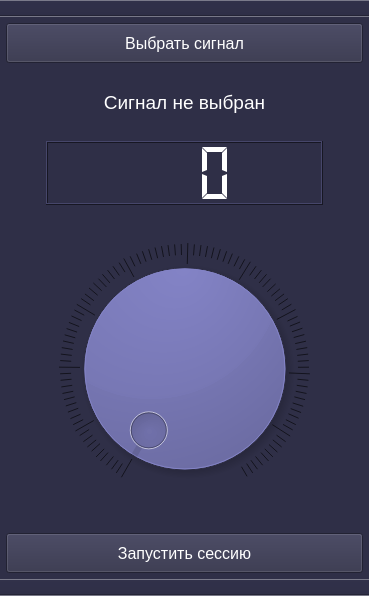
<?xml version="1.0" encoding="UTF-8"?>
<ui version="4.0">
 <class>MainWindow</class>
 <widget class="QMainWindow" name="MainWindow">
  <property name="geometry">
   <rect>
    <x>0</x>
    <y>0</y>
    <width>369</width>
    <height>596</height>
   </rect>
  </property>
  <property name="palette">
   <palette>
    <active>
     <colorrole role="WindowText">
      <brush brushstyle="SolidPattern">
       <color alpha="255">
        <red>255</red>
        <green>255</green>
        <blue>255</blue>
       </color>
      </brush>
     </colorrole>
     <colorrole role="Button">
      <brush brushstyle="SolidPattern">
       <color alpha="255">
        <red>47</red>
        <green>47</green>
        <blue>71</blue>
       </color>
      </brush>
     </colorrole>
     <colorrole role="Light">
      <brush brushstyle="SolidPattern">
       <color alpha="255">
        <red>70</red>
        <green>70</green>
        <blue>106</blue>
       </color>
      </brush>
     </colorrole>
     <colorrole role="Midlight">
      <brush brushstyle="SolidPattern">
       <color alpha="255">
        <red>58</red>
        <green>58</green>
        <blue>88</blue>
       </color>
      </brush>
     </colorrole>
     <colorrole role="Dark">
      <brush brushstyle="SolidPattern">
       <color alpha="255">
        <red>23</red>
        <green>23</green>
        <blue>35</blue>
       </color>
      </brush>
     </colorrole>
     <colorrole role="Mid">
      <brush brushstyle="SolidPattern">
       <color alpha="255">
        <red>31</red>
        <green>31</green>
        <blue>47</blue>
       </color>
      </brush>
     </colorrole>
     <colorrole role="Text">
      <brush brushstyle="SolidPattern">
       <color alpha="255">
        <red>255</red>
        <green>255</green>
        <blue>255</blue>
       </color>
      </brush>
     </colorrole>
     <colorrole role="BrightText">
      <brush brushstyle="SolidPattern">
       <color alpha="255">
        <red>255</red>
        <green>255</green>
        <blue>255</blue>
       </color>
      </brush>
     </colorrole>
     <colorrole role="ButtonText">
      <brush brushstyle="SolidPattern">
       <color alpha="255">
        <red>255</red>
        <green>255</green>
        <blue>255</blue>
       </color>
      </brush>
     </colorrole>
     <colorrole role="Base">
      <brush brushstyle="SolidPattern">
       <color alpha="255">
        <red>0</red>
        <green>0</green>
        <blue>0</blue>
       </color>
      </brush>
     </colorrole>
     <colorrole role="Window">
      <brush brushstyle="SolidPattern">
       <color alpha="255">
        <red>47</red>
        <green>47</green>
        <blue>71</blue>
       </color>
      </brush>
     </colorrole>
     <colorrole role="Shadow">
      <brush brushstyle="SolidPattern">
       <color alpha="255">
        <red>0</red>
        <green>0</green>
        <blue>0</blue>
       </color>
      </brush>
     </colorrole>
     <colorrole role="AlternateBase">
      <brush brushstyle="SolidPattern">
       <color alpha="255">
        <red>23</red>
        <green>23</green>
        <blue>35</blue>
       </color>
      </brush>
     </colorrole>
     <colorrole role="ToolTipBase">
      <brush brushstyle="SolidPattern">
       <color alpha="255">
        <red>255</red>
        <green>255</green>
        <blue>220</blue>
       </color>
      </brush>
     </colorrole>
     <colorrole role="ToolTipText">
      <brush brushstyle="SolidPattern">
       <color alpha="255">
        <red>0</red>
        <green>0</green>
        <blue>0</blue>
       </color>
      </brush>
     </colorrole>
    </active>
    <inactive>
     <colorrole role="WindowText">
      <brush brushstyle="SolidPattern">
       <color alpha="255">
        <red>255</red>
        <green>255</green>
        <blue>255</blue>
       </color>
      </brush>
     </colorrole>
     <colorrole role="Button">
      <brush brushstyle="SolidPattern">
       <color alpha="255">
        <red>47</red>
        <green>47</green>
        <blue>71</blue>
       </color>
      </brush>
     </colorrole>
     <colorrole role="Light">
      <brush brushstyle="SolidPattern">
       <color alpha="255">
        <red>70</red>
        <green>70</green>
        <blue>106</blue>
       </color>
      </brush>
     </colorrole>
     <colorrole role="Midlight">
      <brush brushstyle="SolidPattern">
       <color alpha="255">
        <red>58</red>
        <green>58</green>
        <blue>88</blue>
       </color>
      </brush>
     </colorrole>
     <colorrole role="Dark">
      <brush brushstyle="SolidPattern">
       <color alpha="255">
        <red>23</red>
        <green>23</green>
        <blue>35</blue>
       </color>
      </brush>
     </colorrole>
     <colorrole role="Mid">
      <brush brushstyle="SolidPattern">
       <color alpha="255">
        <red>31</red>
        <green>31</green>
        <blue>47</blue>
       </color>
      </brush>
     </colorrole>
     <colorrole role="Text">
      <brush brushstyle="SolidPattern">
       <color alpha="255">
        <red>255</red>
        <green>255</green>
        <blue>255</blue>
       </color>
      </brush>
     </colorrole>
     <colorrole role="BrightText">
      <brush brushstyle="SolidPattern">
       <color alpha="255">
        <red>255</red>
        <green>255</green>
        <blue>255</blue>
       </color>
      </brush>
     </colorrole>
     <colorrole role="ButtonText">
      <brush brushstyle="SolidPattern">
       <color alpha="255">
        <red>255</red>
        <green>255</green>
        <blue>255</blue>
       </color>
      </brush>
     </colorrole>
     <colorrole role="Base">
      <brush brushstyle="SolidPattern">
       <color alpha="255">
        <red>0</red>
        <green>0</green>
        <blue>0</blue>
       </color>
      </brush>
     </colorrole>
     <colorrole role="Window">
      <brush brushstyle="SolidPattern">
       <color alpha="255">
        <red>47</red>
        <green>47</green>
        <blue>71</blue>
       </color>
      </brush>
     </colorrole>
     <colorrole role="Shadow">
      <brush brushstyle="SolidPattern">
       <color alpha="255">
        <red>0</red>
        <green>0</green>
        <blue>0</blue>
       </color>
      </brush>
     </colorrole>
     <colorrole role="AlternateBase">
      <brush brushstyle="SolidPattern">
       <color alpha="255">
        <red>23</red>
        <green>23</green>
        <blue>35</blue>
       </color>
      </brush>
     </colorrole>
     <colorrole role="ToolTipBase">
      <brush brushstyle="SolidPattern">
       <color alpha="255">
        <red>255</red>
        <green>255</green>
        <blue>220</blue>
       </color>
      </brush>
     </colorrole>
     <colorrole role="ToolTipText">
      <brush brushstyle="SolidPattern">
       <color alpha="255">
        <red>0</red>
        <green>0</green>
        <blue>0</blue>
       </color>
      </brush>
     </colorrole>
    </inactive>
    <disabled>
     <colorrole role="WindowText">
      <brush brushstyle="SolidPattern">
       <color alpha="255">
        <red>23</red>
        <green>23</green>
        <blue>35</blue>
       </color>
      </brush>
     </colorrole>
     <colorrole role="Button">
      <brush brushstyle="SolidPattern">
       <color alpha="255">
        <red>47</red>
        <green>47</green>
        <blue>71</blue>
       </color>
      </brush>
     </colorrole>
     <colorrole role="Light">
      <brush brushstyle="SolidPattern">
       <color alpha="255">
        <red>70</red>
        <green>70</green>
        <blue>106</blue>
       </color>
      </brush>
     </colorrole>
     <colorrole role="Midlight">
      <brush brushstyle="SolidPattern">
       <color alpha="255">
        <red>58</red>
        <green>58</green>
        <blue>88</blue>
       </color>
      </brush>
     </colorrole>
     <colorrole role="Dark">
      <brush brushstyle="SolidPattern">
       <color alpha="255">
        <red>23</red>
        <green>23</green>
        <blue>35</blue>
       </color>
      </brush>
     </colorrole>
     <colorrole role="Mid">
      <brush brushstyle="SolidPattern">
       <color alpha="255">
        <red>31</red>
        <green>31</green>
        <blue>47</blue>
       </color>
      </brush>
     </colorrole>
     <colorrole role="Text">
      <brush brushstyle="SolidPattern">
       <color alpha="255">
        <red>23</red>
        <green>23</green>
        <blue>35</blue>
       </color>
      </brush>
     </colorrole>
     <colorrole role="BrightText">
      <brush brushstyle="SolidPattern">
       <color alpha="255">
        <red>255</red>
        <green>255</green>
        <blue>255</blue>
       </color>
      </brush>
     </colorrole>
     <colorrole role="ButtonText">
      <brush brushstyle="SolidPattern">
       <color alpha="255">
        <red>23</red>
        <green>23</green>
        <blue>35</blue>
       </color>
      </brush>
     </colorrole>
     <colorrole role="Base">
      <brush brushstyle="SolidPattern">
       <color alpha="255">
        <red>47</red>
        <green>47</green>
        <blue>71</blue>
       </color>
      </brush>
     </colorrole>
     <colorrole role="Window">
      <brush brushstyle="SolidPattern">
       <color alpha="255">
        <red>47</red>
        <green>47</green>
        <blue>71</blue>
       </color>
      </brush>
     </colorrole>
     <colorrole role="Shadow">
      <brush brushstyle="SolidPattern">
       <color alpha="255">
        <red>0</red>
        <green>0</green>
        <blue>0</blue>
       </color>
      </brush>
     </colorrole>
     <colorrole role="AlternateBase">
      <brush brushstyle="SolidPattern">
       <color alpha="255">
        <red>47</red>
        <green>47</green>
        <blue>71</blue>
       </color>
      </brush>
     </colorrole>
     <colorrole role="ToolTipBase">
      <brush brushstyle="SolidPattern">
       <color alpha="255">
        <red>255</red>
        <green>255</green>
        <blue>220</blue>
       </color>
      </brush>
     </colorrole>
     <colorrole role="ToolTipText">
      <brush brushstyle="SolidPattern">
       <color alpha="255">
        <red>0</red>
        <green>0</green>
        <blue>0</blue>
       </color>
      </brush>
     </colorrole>
    </disabled>
   </palette>
  </property>
  <property name="font">
   <font>
    <pointsize>11</pointsize>
   </font>
  </property>
  <property name="windowTitle">
   <string>MainWindow</string>
  </property>
  <widget class="QWidget" name="centralWidget">
   <layout class="QVBoxLayout" name="verticalLayout_2" stretch="0">
    <property name="spacing">
     <number>3</number>
    </property>
    <property name="leftMargin">
     <number>3</number>
    </property>
    <property name="topMargin">
     <number>3</number>
    </property>
    <property name="rightMargin">
     <number>3</number>
    </property>
    <property name="bottomMargin">
     <number>3</number>
    </property>
    <item>
     <widget class="QStackedWidget" name="stackedWidget">
      <property name="font">
       <font>
        <pointsize>12</pointsize>
       </font>
      </property>
      <property name="currentIndex">
       <number>0</number>
      </property>
      <widget class="QWidget" name="page">
       <layout class="QVBoxLayout" name="verticalLayout" stretch="0,2,1,1,7,1,1">
        <property name="spacing">
         <number>3</number>
        </property>
        <property name="leftMargin">
         <number>3</number>
        </property>
        <property name="topMargin">
         <number>3</number>
        </property>
        <property name="rightMargin">
         <number>3</number>
        </property>
        <property name="bottomMargin">
         <number>3</number>
        </property>
        <item>
         <widget class="QPushButton" name="selectsignalB">
          <property name="minimumSize">
           <size>
            <width>0</width>
            <height>40</height>
           </size>
          </property>
          <property name="text">
           <string>Выбрать сигнал</string>
          </property>
         </widget>
        </item>
        <item>
         <widget class="QLabel" name="signalnameL">
          <property name="font">
           <font>
            <pointsize>14</pointsize>
           </font>
          </property>
          <property name="toolTip">
           <string>Наименование сигнала</string>
          </property>
          <property name="text">
           <string>Сигнал не выбран</string>
          </property>
          <property name="alignment">
           <set>Qt::AlignCenter</set>
          </property>
         </widget>
        </item>
        <item>
         <layout class="QHBoxLayout" name="horizontalLayout" stretch="0,3,0">
          <item>
           <spacer name="horizontalSpacer_2">
            <property name="orientation">
             <enum>Qt::Horizontal</enum>
            </property>
            <property name="sizeHint" stdset="0">
             <size>
              <width>40</width>
              <height>20</height>
             </size>
            </property>
           </spacer>
          </item>
          <item>
           <widget class="QLCDNumber" name="durationLCD">
            <property name="minimumSize">
             <size>
              <width>0</width>
              <height>64</height>
             </size>
            </property>
            <property name="toolTip">
             <string>Продолжительность, с</string>
            </property>
            <property name="digitCount">
             <number>3</number>
            </property>
            <property name="segmentStyle">
             <enum>QLCDNumber::Flat</enum>
            </property>
           </widget>
          </item>
          <item>
           <spacer name="horizontalSpacer">
            <property name="orientation">
             <enum>Qt::Horizontal</enum>
            </property>
            <property name="sizeHint" stdset="0">
             <size>
              <width>40</width>
              <height>20</height>
             </size>
            </property>
           </spacer>
          </item>
         </layout>
        </item>
        <item>
         <spacer name="verticalSpacer_2">
          <property name="orientation">
           <enum>Qt::Vertical</enum>
          </property>
          <property name="sizeHint" stdset="0">
           <size>
            <width>20</width>
            <height>40</height>
           </size>
          </property>
         </spacer>
        </item>
        <item>
         <widget class="QDial" name="durationD">
          <property name="minimum">
           <number>1</number>
          </property>
          <property name="maximum">
           <number>100</number>
          </property>
          <property name="value">
           <number>1</number>
          </property>
          <property name="sliderPosition">
           <number>1</number>
          </property>
          <property name="invertedAppearance">
           <bool>false</bool>
          </property>
          <property name="invertedControls">
           <bool>false</bool>
          </property>
          <property name="wrapping">
           <bool>false</bool>
          </property>
          <property name="notchesVisible">
           <bool>true</bool>
          </property>
         </widget>
        </item>
        <item>
         <spacer name="verticalSpacer">
          <property name="orientation">
           <enum>Qt::Vertical</enum>
          </property>
          <property name="sizeHint" stdset="0">
           <size>
            <width>20</width>
            <height>40</height>
           </size>
          </property>
         </spacer>
        </item>
        <item>
         <widget class="QPushButton" name="runsessionB">
          <property name="minimumSize">
           <size>
            <width>0</width>
            <height>40</height>
           </size>
          </property>
          <property name="text">
           <string>Запустить сессию</string>
          </property>
         </widget>
        </item>
       </layout>
      </widget>
      <widget class="QWidget" name="page_2">
       <layout class="QVBoxLayout" name="verticalLayout_3">
        <property name="spacing">
         <number>3</number>
        </property>
        <property name="leftMargin">
         <number>3</number>
        </property>
        <property name="topMargin">
         <number>3</number>
        </property>
        <property name="rightMargin">
         <number>3</number>
        </property>
        <property name="bottomMargin">
         <number>3</number>
        </property>
        <item>
         <widget class="QTreeView" name="treeView">
          <property name="font">
           <font>
            <family>MS Shell Dlg 2</family>
            <pointsize>20</pointsize>
           </font>
          </property>
         </widget>
        </item>
        <item>
         <widget class="QPushButton" name="selectfileB">
          <property name="minimumSize">
           <size>
            <width>0</width>
            <height>40</height>
           </size>
          </property>
          <property name="text">
           <string>Выбрать</string>
          </property>
         </widget>
        </item>
       </layout>
      </widget>
      <widget class="QWidget" name="page_3">
       <layout class="QVBoxLayout" name="verticalLayout_4">
        <property name="spacing">
         <number>0</number>
        </property>
        <property name="leftMargin">
         <number>0</number>
        </property>
        <property name="topMargin">
         <number>0</number>
        </property>
        <property name="rightMargin">
         <number>0</number>
        </property>
        <property name="bottomMargin">
         <number>0</number>
        </property>
        <item>
         <widget class="QColorshowWidget" name="colorshowW" native="true"/>
        </item>
       </layout>
      </widget>
     </widget>
    </item>
   </layout>
  </widget>
  <widget class="QToolBar" name="headTB">
   <property name="windowTitle">
    <string>toolBar</string>
   </property>
   <property name="movable">
    <bool>false</bool>
   </property>
   <property name="iconSize">
    <size>
     <width>40</width>
     <height>40</height>
    </size>
   </property>
   <property name="floatable">
    <bool>true</bool>
   </property>
   <attribute name="toolBarArea">
    <enum>TopToolBarArea</enum>
   </attribute>
   <attribute name="toolBarBreak">
    <bool>false</bool>
   </attribute>
  </widget>
  <widget class="QToolBar" name="footerTB">
   <property name="windowTitle">
    <string>toolBar</string>
   </property>
   <property name="movable">
    <bool>false</bool>
   </property>
   <property name="floatable">
    <bool>false</bool>
   </property>
   <attribute name="toolBarArea">
    <enum>BottomToolBarArea</enum>
   </attribute>
   <attribute name="toolBarBreak">
    <bool>false</bool>
   </attribute>
  </widget>
  <action name="actionExit">
   <property name="icon">
    <iconset resource="Lighthelmet.qrc">
     <normaloff>:/Resources/Images/003-cross.svg</normaloff>:/Resources/Images/003-cross.svg</iconset>
   </property>
   <property name="text">
    <string>Exit</string>
   </property>
  </action>
  <action name="actionNext">
   <property name="icon">
    <iconset resource="Lighthelmet.qrc">
     <normaloff>:/Resources/Images/002-right-arrow.svg</normaloff>:/Resources/Images/002-right-arrow.svg</iconset>
   </property>
   <property name="text">
    <string>Next</string>
   </property>
  </action>
  <action name="actionPrevious">
   <property name="icon">
    <iconset resource="Lighthelmet.qrc">
     <normaloff>:/Resources/Images/001-left-arrow.svg</normaloff>:/Resources/Images/001-left-arrow.svg</iconset>
   </property>
   <property name="text">
    <string>Previous</string>
   </property>
  </action>
 </widget>
 <layoutdefault spacing="6" margin="11"/>
 <customwidgets>
  <customwidget>
   <class>QColorshowWidget</class>
   <extends>QWidget</extends>
   <header>qcolorshowwidget.h</header>
   <container>1</container>
  </customwidget>
 </customwidgets>
 <resources>
  <include location="Lighthelmet.qrc"/>
 </resources>
 <connections/>
</ui>
